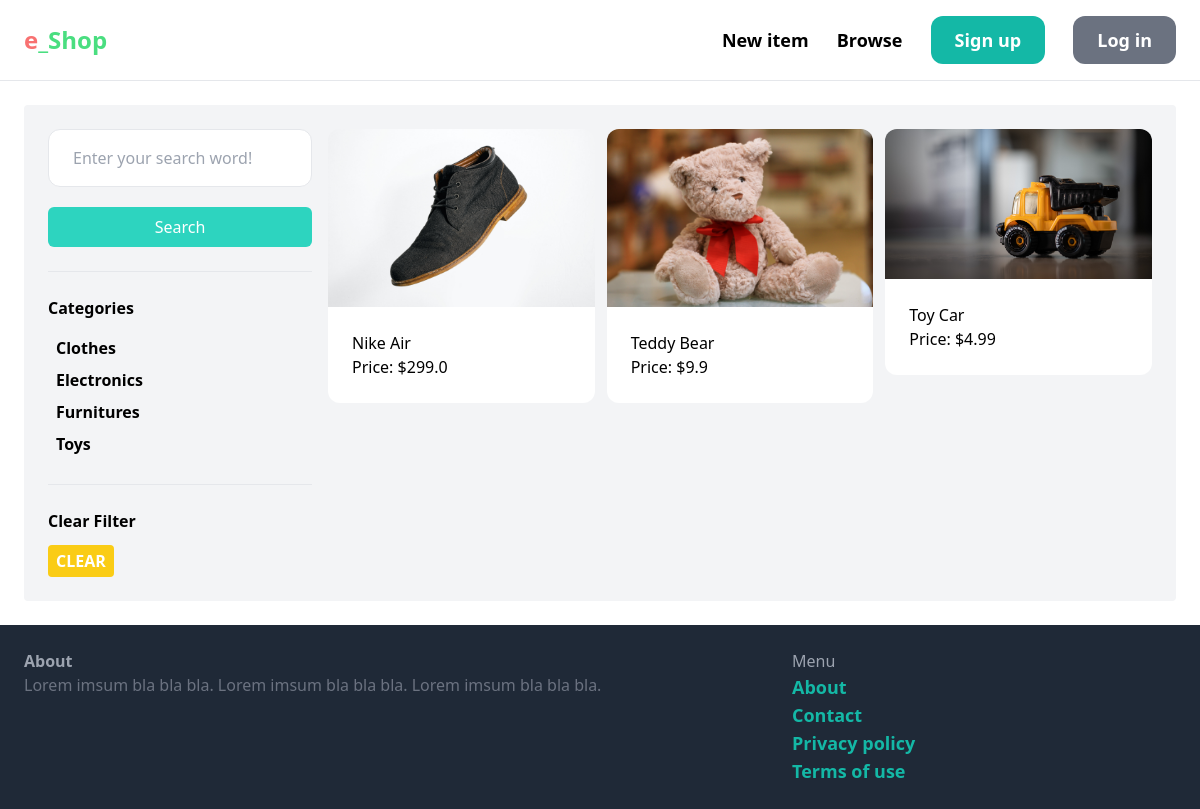
Page /items/ on the earlier database version.
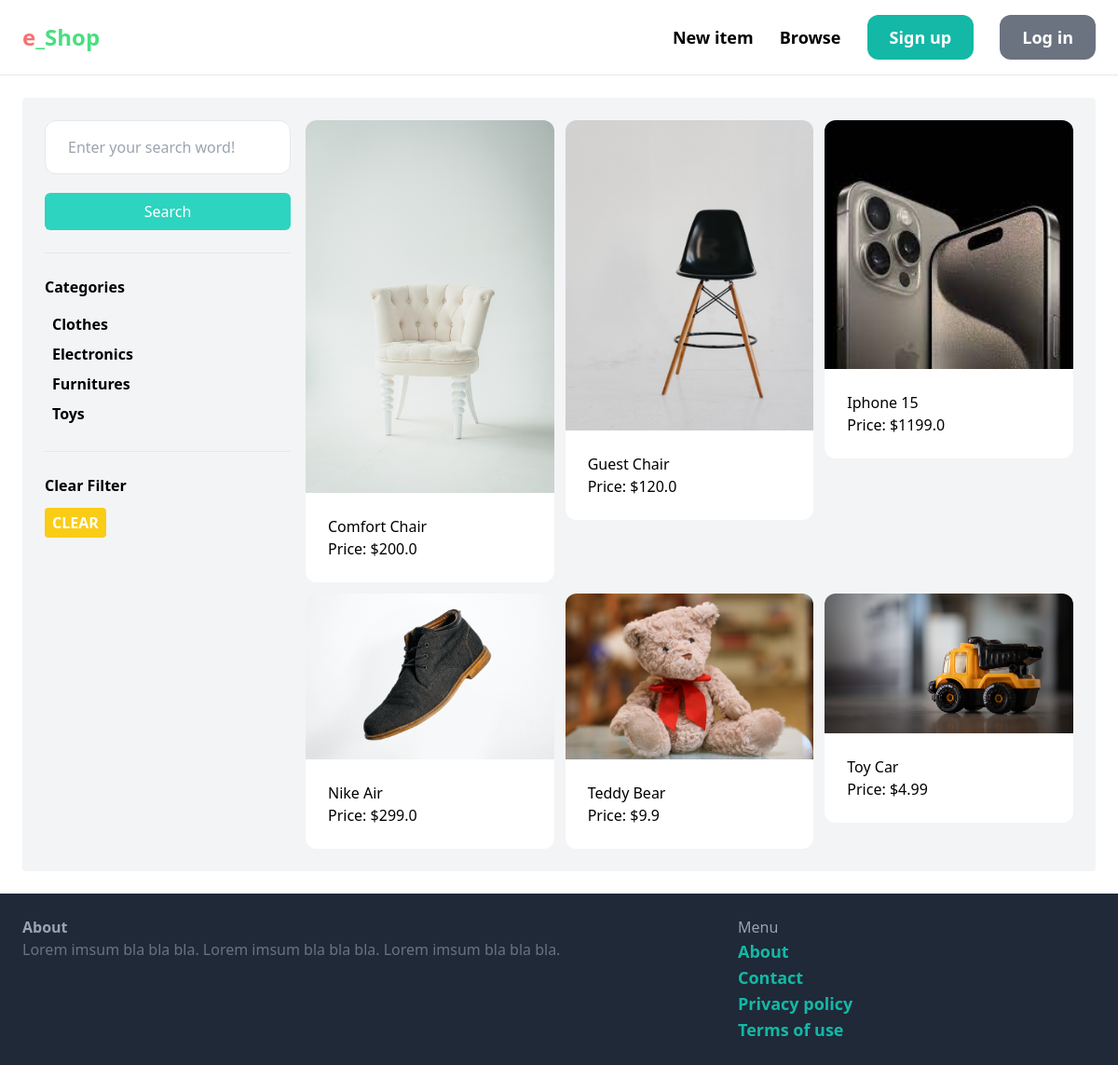
Same page on the later database version.
### item/models.py (models this page shows, shortened)
class Category(models.Model):
    name = models.CharField(max_length=255)
    class Meta:
        ordering = ('name',)
        verbose_name_plural = 'Categories'

class Item(models.Model):
    category = models.ForeignKey(Category, related_name='items', on_delete=models.CASCADE)
    name = models.CharField(max_length=255)
    description = models.TextField(blank=True, null=True)
    price = models.FloatField()
    image = models.ImageField(upload_to='item_images', blank=True, null=True)
    is_sold = models.BooleanField(default=False)
    created_by = models.ForeignKey(User, related_name='items', on_delete=models.CASCADE)
    created_at = models.DateTimeField(auto_now_add=True)
    class Meta:
        ordering = ('name',)
        verbose_name_plural = 'Items'

### item/views.py (the view)
# urls.py: path("items/", include('item.urls')),
def items(request):
    query = request.GET.get('query', '')
    category_id = request.GET.get('category', 0)
    items = Item.objects.filter(is_sold=False)
    categories = Category.objects.all()
    if query:
        items = items.filter(Q(name__icontains=query) | Q(description__icontains=query))
    if category_id:
        items = items.filter(category_id=category_id)
    return render(request, 'item/items.html', {
        'items': items,
        'query': query,
        'categories': categories,
        'category_id': int(category_id),
    })

### item/templates/item/items.html (shortened to what this page needs)
{% extends 'core/base.html' %}
{% block content %}
    <div class="grid grid-cols-4 gap-4 bg-gray-100 p-6 rounded">
        <div class="col-span-1">
            <form method= 'get' action="{% url 'item:items' %}">
                <input placeholder="Enter your search word!" class="w-full py-4 px-6 border rounded-xl" name="query" value="{{ query }}" type="text">
                <button class="w-full rounded-md hover:bg-teal-700 bg-teal-400 text-white px-3 py-2 mt-5">Search</button>
            </form>
            <hr class="my-6">
            <h1 class="font-bold mb-3">Categories</h1>
            <ul>
                {% for category in categories %}
                    <li class="py-1 px-2 rounded{% if category.id == category_id %} bg-teal-600 text-white {% endif %}">
                        <a class="font-semibold" href="{% url 'item:items' %}?query={{ query }}&category={{ category.id }}">{{ category.name }}</a>
                    </li>
                {% endfor %}
            </ul>
            <hr class="my-6">
            <h1 class="font-bold mb-3">Clear Filter</h1>
            <ul>
                <li class="py-1 px-2 rounded bg-yellow-400 inline-block">
                    <a class="text-white font-semibold" href="{% url 'item:items' %}">CLEAR</a>
                </li>
            </ul>
        </div>
        <div class="col-span-3">
            <div class="grid grid-cols-3 gap-3">
                {% for item in items %}
                <div>
                    <a href="{% url 'item:details' item.id %}">
                        <div>
                            <img class="rounded-t-xl w-full" src="{{ item.image.url }}" alt="{{item.name}} image loding...">
                        </div>
                        <div class="p-6 bg-white rounded-b-xl">
                            <h2>{{ item.name }}</h2>
                            <p>Price: ${{ item.price }}</p>
                        </div>
                    </a>
                </div>
                {% endfor %}
            </div>
        </div>
    </div>
{% endblock %}

Differences in the rows shown:
added Item: image (picture), name "Comfort Chair", price "200.0"
added Item: image (picture), name "Guest Chair", price "120.0"
added Item: image (picture), name "Iphone 15", price "1199.0"
